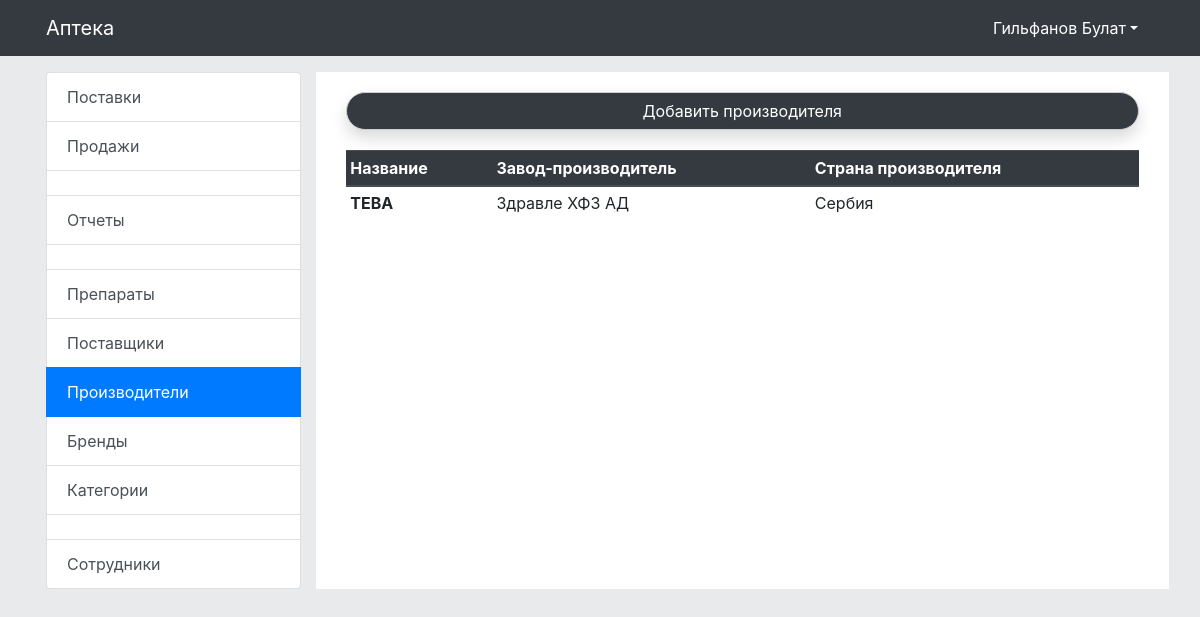
Page /app/proizvoditel/ (signed in) on the committed database.
### mainapp/models.py (models this page shows, shortened)
class proizvoditel_list(models.Model):
    name = models.CharField('Название производителя', max_length=256, default=None, unique=True)
    zavod_name = models.CharField('Завод-производитель', max_length=256, default=None)
    country_id = models.ForeignKey(county_list, on_delete=models.CASCADE, verbose_name='Страна производителя',
                                   default=None)
    del_status = models.BooleanField('Статус удаления', default=True)
    class Meta:
        verbose_name = 'Производитель'
        verbose_name_plural = 'Производители'
        db_table = 'proizvoditels'

class county_list(models.Model):
    name = models.CharField('Название страны', max_length=256, default=None, unique=True)
    del_status = models.BooleanField('Статус удаления', default=True)
    class Meta:
        verbose_name = 'Страна'
        verbose_name_plural = 'Страны'
        db_table = 'countries'
    def __str__(self):
        return self.name

### mainapp/views.py (the view, shortened to what this page needs)
# urls.py: re_path(r'proizvoditel/([0-9]+)/', views.proizvoditel_updater),
def proizvoditel(request):
    arguments = {}
    arguments.update(name_tag=['производителя', 'Производители', 'производителей', 'производителя'])
    arguments.update(form=proizvoditel_Form)
    arguments.update(data_search=proizvoditel_list.objects.all().filter(del_status=1))
    data = []
    for i, item in enumerate(arguments['data_search']):
        data.append({'form': proizvoditel_Form(instance=item), 'id': item.id})
    arguments.update(data_edit=data)
    if request.user.is_authenticated and has_group(request.user, 'Администратор'):
        if request.method == "GET":
            return render(request, 'mainapp/admin/proizvoditel_list.html', {'arguments': arguments})
        else:
            return HttpResponse('405 Method Not Allowed', status=405)
    return redirect('/')

### mainapp/templatetags/tags_jinja.py (called while the page is built)
@register.filter(name='has_group')
def has_group(user, group_name):
    group = Group.objects.get(name=group_name)
    return True if group in user.groups.all() else False

@register.filter(name='cheak_count_list')
def has_group(list):
    try:
        if len(list) > 0:
            return True
        else:
            return False
    except:
        return False

### mainapp/views.py (called while the page is built)
def has_group(user, group_name):
    from django.contrib.auth.models import Group
    group = Group.objects.get(name=group_name)
    return True if group in user.groups.all() else False

### mainapp/templates/mainapp/admin/proizvoditel_list.html (shortened to what this page needs)
{% extends 'base.html' %}
{% load tags_jinja %}
{% block content %}
    <div class="container">
        {% if user|has_group:"Администратор" %}
            <button type="button" class="btn btn-dark btn-block my_border" role="button" data-toggle="modal"
                    data-target="#AddModal">
                Добавить {{ arguments.name_tag.0 }}
            </button>
        {% endif %}
        {% if arguments.data_search|cheak_count_list > 0 %}
            <div class="table-responsive">
                <table class="table table-sm table-hover">
                    <thead class="thead-dark">
                    <tr>
                        <th scope="col">Название</th>
                        <th scope="col">Завод-производитель</th>
                        <th scope="col">Страна производителя</th>
                    </tr>
                    </thead>
                    <tbody>
                    {% if arguments.data_search|cheak_count_list > 0 %}
                        {% for data in arguments.data_search %}
                            <tr role="button" data-toggle="modal" data-target="#EditModal_{{ data.id }}">
                                <th scope="row" data-toggle="tooltip" data-placement="bottom"
                                    title="Нажмите для редактирования">{{ data.name }}</th>
                                <td data-toggle="tooltip" data-placement="bottom"
                                    title="Нажмите для редактирования">{{ data.zavod_name }}</td>
                                <td data-toggle="tooltip" data-placement="bottom"
                                    title="Нажмите для редактирования">{{ data.country_id }}</td>
                            </tr>
                        {% endfor %}
                    {% endif %}
                    </tbody>
                </table>
            </div>
        {% else %}
            <div class="alert alert-danger my_border">
                Нет {{ arguments.name_tag.2 }} в базе!
            </div>
        {% endif %}
    </div>
{% endblock %}

### templates/base.html (shortened to what this page needs)
<!doctype html>
{% load static %}
{% load tags_jinja %}
<html lang="ru">
<head>
    <link rel="stylesheet" href="https://stackpath.bootstrapcdn.com/bootstrap/4.3.1/css/bootstrap.min.css"
>
    <link rel="stylesheet" href="{% static 'css/style.css' %}"/>
    <link rel="stylesheet" href="https://cdnjs.cloudflare.com/ajax/libs/Chart.js/2.9.3/Chart.min.css"
/>
</head>
<body style="background-color:#e8eaec">
<div class="bg-dark header d-print-none" style="z-index: 10000" id="navbar">
    <nav class="container navbar navbar-expand-lg navbar-dark bg-dark">
        <a class="navbar-brand" href="/">Аптека</a>
        <div class="collapse navbar-collapse" id="navbarSupportedContent" style="justify-content: flex-end;">
            <ul class="nav bg-dark">
                {% if user.is_authenticated %}
                    <li class="nav-item dropdown">
                        <a class="nav-link dropdown-toggle" style="color:white" data-toggle="dropdown" role="button"
                           aria-haspopup="true"
                           aria-expanded="false">{{ user.last_name }} {{ user.first_name }}</a>
                    </li>
                {% endif %}
            </ul>
        </div>
    </nav>
</div>
<div class="container p-3">
    <div class="row">
        <div class="col-lg-3 col-xl-3 col-12">
            <div class="list-group">
                {% if user|has_group:"Администратор" or user|has_group:"Фармацевт" %}
                    {% if user|has_group:"Администратор" %}
                        <a href="/app/postavki/" class="list-group-item list-group-item-action {% if '/app/postavki/' in request.path %} active {% endif %}">Поставки</a>
                        <a href="/app/sell/" class="list-group-item list-group-item-action {% if '/app/sell/' in request.path %} active {% endif %}">Продажи</a>
                        <a href="#" class="list-group-item list-group-item-action disabled"></a>
                        <a href="/app/category/" class="list-group-item list-group-item-action">Отчеты</a>
                        <a href="#" class="list-group-item list-group-item-action disabled"></a>
                        <a href="/app/preporat/"
                           class="list-group-item list-group-item-action {% if '/app/preporat/' in request.path %} active {% endif %}">Препараты</a>
                        <a href="/app/postavchiki/"
                           class="list-group-item list-group-item-action {% if '/app/postavchiki/' in request.path %} active {% endif %}">Поставщики</a>
                        <a href="/app/proizvoditel/"
                           class="list-group-item list-group-item-action {% if '/app/proizvoditel/' in request.path %} active {% endif %}">Производители</a>
                        <a href="/app/brends/"
                           class="list-group-item list-group-item-action {% if '/app/brends/' in request.path %} active {% endif %}">Бренды</a>
                        <a href="/app/category/"
                           class="list-group-item list-group-item-action {% if '/app/category/' in request.path %} active {% endif %}">Категории</a>
                        <a href="#" class="list-group-item list-group-item-action disabled"></a>
                        <a href="/user/userlist/"
                           class="list-group-item list-group-item-action {% if '/user/userlist/' in request.path %} active {% endif %}">Сотрудники</a>
                    {% endif %}
                {% endif %}
            </div>
        </div>
        <div class="col-lg-9 col-xl-9 col-12" style="background: white">
            {% block content %}{% endblock %}
        </div>
    </div>
</div>
</body>
</html>

### static_loc/css/style.css (style rules this page uses)
.my_border { margin-bottom: 20px; border: 1px solid #cecfd3!important; border-radius: 20px 20px 20px 20px; margin-top: 20px; box-shadow: 0 .5rem 1rem rgba(0,0,0,.15)!important; }

### rows in the picture
proizvoditel_list: name "ТЕВА", zavod_name "Здравле ХФЗ АД", country_id "Сербия"

### other values in the picture
{{ user.last_name }} "Гильфанов"
{{ user.first_name }} "Булат"
{{ arguments.name_tag.0 }} "производителя"
